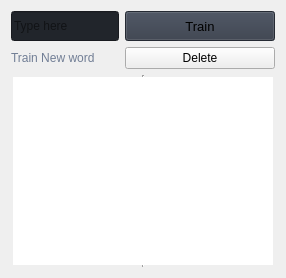
                     <widget class="QWidget" name="new_page">
                      <layout class="QVBoxLayout" name="verticalLayout_17">
                       <item>
                        <layout class="QGridLayout" name="gridLayout">
                         <property name="bottomMargin">
                          <number>0</number>
                         </property>
                         <item row="0" column="1">
                          <widget class="QPushButton" name="Train_bttn">
                           <property name="minimumSize">
                            <size>
                             <width>150</width>
                             <height>30</height>
                            </size>
                           </property>
                           <property name="font">
                            <font>
                             <pointsize>10</pointsize>
                             <italic>false</italic>
                             <bold>false</bold>
                            </font>
                           </property>
                           <property name="cursor">
                            <cursorShape>PointingHandCursor</cursorShape>
                           </property>
                           <property name="styleSheet">
                            <string notr="true">background-color: rgb(52, 59, 72);</string>
                           </property>
                           <property name="text">
                            <string>Train</string>
                           </property>
                           <property name="icon">
                            <iconset resource="resources.qrc">
                             <normaloff>:/icons/images/icons/cil-plus.png</normaloff>:/icons/images/icons/cil-plus.png</iconset>
                           </property>
                          </widget>
                         </item>
                         <item row="5" column="0" colspan="2">
                          <widget class="QListWidget" name="listWidget">
                           <property name="frameShape">
                            <enum>QFrame::VLine</enum>
                           </property>
                           <property name="frameShadow">
                            <enum>QFrame::Sunken</enum>
                           </property>
                           <property name="verticalScrollBarPolicy">
                            <enum>Qt::ScrollBarAlwaysOff</enum>
                           </property>
                           <property name="horizontalScrollBarPolicy">
                            <enum>Qt::ScrollBarAsNeeded</enum>
                           </property>
                           <property name="flow">
                            <enum>QListView::LeftToRight</enum>
                           </property>
                          </widget>
                         </item>
                         <item row="1" column="1">
                          <widget class="QPushButton" name="pushButton">
                           <property name="styleSheet">
                            <string notr="true"/>
                           </property>
                           <property name="text">
                            <string>Delete</string>
                           </property>
                           <property name="icon">
                            <iconset resource="resources.qrc">
                             <normaloff>:/icons/images/icons/cil-x.png</normaloff>:/icons/images/icons/cil-x.png</iconset>
                           </property>
                          </widget>
                         </item>
                         <item row="0" column="0">
                          <widget class="QLineEdit" name="inputwords">
                           <property name="minimumSize">
                            <size>
                             <width>0</width>
                             <height>30</height>
                            </size>
                           </property>
                           <property name="styleSheet">
                            <string notr="true">background-color: rgb(33, 37, 43);</string>
                           </property>
                           <property name="text">
                            <string/>
                           </property>
                           <property name="placeholderText">
                            <string>Type here</string>
                           </property>
                          </widget>
                         </item>
                         <item row="1" column="0">
                          <widget class="QLabel" name="label_train">
                           <property name="styleSheet">
                            <string notr="true">color: rgb(113, 126, 149);</string>
                           </property>
                           <property name="lineWidth">
                            <number>1</number>
                           </property>
                           <property name="text">
                            <string>Train New word</string>
                           </property>
                           <property name="alignment">
                            <set>Qt::AlignLeading|Qt::AlignLeft|Qt::AlignVCenter</set>
                           </property>
                          </widget>
                         </item>
                        </layout>
                       </item>
                      </layout>
                     </widget>
